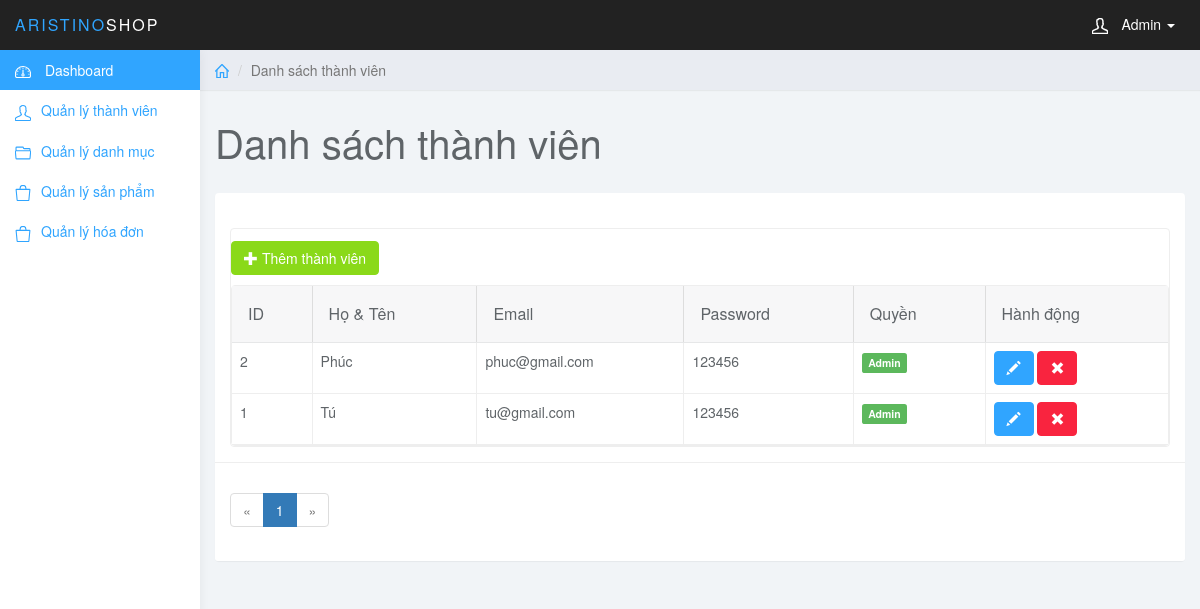
/final/aristino_shop/admin/index.php?page=user (signed in), run on the app's committed database.
### tables this page shows
CREATE TABLE EMPLOYEE (
	EMP_ID INT(11) NOT NULL AUTO_INCREMENT,
	EMP_NAME VARCHAR(50) NOT NULL,
	EMP_MAIL VARCHAR(50) NOT NULL,
	EMP_PASS VARCHAR(50) NOT NULL,
	EMP_ADLEVEL INT(1) NOT NULL,
	PRIMARY KEY (EMP_ID)
);

### final/aristino_shop/admin/modules/user/user.php (the view, shortened to what this page needs)
<?php
    $rowPerPage = 5;
    $sql_user = "SELECT * FROM employee  ORDER BY EMP_ID DESC";
    $resultAll = mysqli_query($conn, $sql_user);
    $totalRecords = mysqli_num_rows($resultAll);
    $totalPage = ceil($totalRecords/$rowPerPage);
    if(isset($_GET['current_page'])) {
        $current_page = $_GET['current_page'];
    }else{
        $current_page = 1;
    }
    $start = ($current_page - 1)*$rowPerPage;
    $sql_pagination = "SELECT * FROM employee ORDER BY EMP_ID DESC LIMIT $start,$rowPerPage";
    $resultPagination = mysqli_query($conn, $sql_pagination);
?>
	<div class="col-sm-9 col-sm-offset-3 col-lg-10 col-lg-offset-2 main">
		<div class="row">
			<ol class="breadcrumb">
				<li><a href="admin.php"><svg class="glyph stroked home"><use xlink:href="#stroked-home"></use></svg></a></li>
				<li class="active">Danh sách thành viên</li>
			</ol>
		</div>
		<div class="row">
			<div class="col-lg-12">
				<h1 class="page-header">Danh sách thành viên</h1>
			</div>
		</div>
		<div id="toolbar" class="btn-group">
            <a href="index.php?page=add_user" class="btn btn-success">
                <i class="glyphicon glyphicon-plus"></i> Thêm thành viên
            </a>
        </div>
		<div class="row">
			<div class="col-lg-12">
				<div class="panel panel-default">
					<div class="panel-body">
                        <table
                            data-toolbar="#toolbar"
                            data-toggle="table">
						    <thead>
						    <tr>
						        <th data-field="id" data-sortable="true">ID</th>
						        <th data-field="name"  data-sortable="true">Họ & Tên</th>
                                <th data-field="email" data-sortable="true">Email</th>
                                <th data-field="password" data-sortable="true">Password</th>
                                <th data-field="level" data-sortable="true">Quyền</th>
                                <th>Hành động</th>
						    </tr>
                            </thead>
                            <?php  if(mysqli_num_rows($resultPagination) > 0) {
                                        while ($row = mysqli_fetch_assoc($resultPagination)) {
                            		?>
                                    <tr>
                                    <td style=""><?php echo $row['EMP_ID']; ?></td>
                                    <td style=""><?php echo $row['EMP_NAME']; ?></td>
                                    <td style=""><?php echo $row['EMP_MAIL']; ?></td>
                                    <td style=""><?php echo $row['EMP_PASS']; ?></td>
                                    <td>
                                        <?php if($row['EMP_ADLEVEL'] == '1') { ?>
                                            <span class="label label-success">Admin</span>
                                        <?php } else { ?>
                                            <span class="label label-danger">Member</span>
                                        <?php } ?>
                                    </td>
                                    <td class="form-group">
                                        <a href="index.php?page=edit_user&EMP_ID=<?php echo $row['EMP_ID']; ?>" class="btn btn-primary"><i class="glyphicon glyphicon-pencil"></i></a>
                                        <a onclick="return confirmDel();" href="modules/user/del_user.php?EMP_ID=<?php echo $row['EMP_ID']; ?>" class="btn btn-danger"><i class="glyphicon glyphicon-remove"></i></a>
                                    </td>
                                </tr>
                            <?php
                                    }
                                }
                            ?>
						</table>
                    </div>
                    <div class="panel-footer">
                        <nav aria-label="Page navigation example">
                            <ul class="pagination">
                            <?php if($current_page > 1) { ?>
                                <li class="page-item"><a class="page-link" href="index.php?page=user&current_page=<?php echo $current_page-1; ?>">&laquo;</a></li>
                            <?php }else { ?>
                                <li class="page-item disabled"><a class="page-link" href="">&laquo;</a></li>
                           <?php } ?>
                            <?php for($i = 1; $i <= $totalPage; $i++) {
                                    if($i > $current_page - 3 && $i < $current_page + 3) {
                                        if($i == $current_page) {
                            ?>
                                            <li class="page-item active"><a class="page-link" href="index.php?page=user&current_page=<?php echo $i; ?>"><?php echo $i; ?></a></li>
                                        <?php }else { ?>
                                            <li class="page-item"><a class="page-link" href="index.php?page=user&current_page=<?php echo $i; ?>"><?php echo $i; ?></a></li>
                            <?php
                                    }
                                }
                            }
                            ?>
                            <?php if($current_page < $totalPage) { ?>
                                <li class="page-item"><a class="page-link" href="index.php?page=user&current_page=<?php echo $current_page + 1; ?>">&raquo;</a></li>
                            <?php }else {?>
                                <li class="page-item disabled"><a class="page-link disabled" href="">&raquo;</a></li>
                            <?php } ?>
                            </ul>
                        </nav>
                    </div>
				</div>
			</div>
		</div>
	</div>

### final/aristino_shop/admin/css/styles.css (style rules this page uses)
body { background: #f1f4f7; padding-top: 50px; color: #5f6468; }
a, a:hover, a:focus { color: #30a5ff; }
h1, h2, h3, h4, h5, h6 { color: #5f6468; }
h1 { font-weight: 300; font-size: 40px; }
.btn-primary, .btn-primary:hover, .btn-primary:focus, .btn-primary:active, .btn-primary.active, .open > .dropdown-toggle.btn-primary, .btn-primary.disabled, .btn-primary[disabled], fieldset[disabled] .btn-primary, .btn-primary.disabled:hover, .btn-primary[disabled]:hover, fieldset[disabled] .btn-primary:hover, .btn-primary.disabled:focus, .btn-primary[disabled]:focus, fieldset[disabled] .btn-primary:focus, .btn-primary.disabled:active, .btn-primary[disabled]:active, fieldset[disabled] .btn-primary:active, .btn-primary.disabled.active, .btn-primary[disabled].active, fieldset[disabled] .btn-primary.active { background-color: #30a5ff; border-color: #30a5ff; }
.btn-success, .btn-success:hover, .btn-success:focus, .btn-success:active, .btn-success.active, .open > .dropdown-toggle.btn-success, .btn-success.disabled, .btn-success[disabled], fieldset[disabled] .btn-success, .btn-success.disabled:hover, .btn-success[disabled]:hover, fieldset[disabled] .btn-success:hover, .btn-success.disabled:focus, .btn-success[disabled]:focus, fieldset[disabled] .btn-success:focus, .btn-success.disabled:active, .btn-success[disabled]:active, fieldset[disabled] .btn-success:active, .btn-success.disabled.active, .btn-success[disabled].active, fieldset[disabled] .btn-success.active { background-color: #8ad919; border-color: #8ad919; }
.btn-danger, .btn-danger:hover, .btn-danger:focus, .btn-danger:active, .btn-danger.active, .open > .dropdown-toggle.btn-danger, .btn-danger.disabled, .btn-danger[disabled], fieldset[disabled] .btn-danger, .btn-danger.disabled:hover, .btn-danger[disabled]:hover, fieldset[disabled] .btn-danger:hover, .btn-danger.disabled:focus, .btn-danger[disabled]:focus, fieldset[disabled] .btn-danger:focus, .btn-danger.disabled:active, .btn-danger[disabled]:active, fieldset[disabled] .btn-danger:active, .btn-danger.disabled.active, .btn-danger[disabled].active, fieldset[disabled] .btn-danger.active { background-color: #f9243f; border-color: #f9243f; }
.panel { border: 0; }
.panel-footer { background: #fff; border-top: 1px solid #eee; }
.breadcrumb { border-radius: 0; padding: 10px 15px; background: #e9ecf2; box-shadow: 0 1px 1px rgba(0, 0, 0, .05); margin: 0 ; }
h1.page-header { margin-top: 30px; border-bottom: 0; }
.table { background: #fff; }
.breadcrumb .glyph { height: 14px; width: 14px; margin: -2px 0 0 0; stroke-width: 4px; }

### data on the page
employee: EMP_ID "2", EMP_NAME "Phúc", EMP_MAIL "phuc@gmail.com", EMP_PASS "123456", EMP_ADLEVEL "Admin"
employee: EMP_ID "1", EMP_NAME "Tú", EMP_MAIL "tu@gmail.com", EMP_PASS "123456", EMP_ADLEVEL "Admin"
